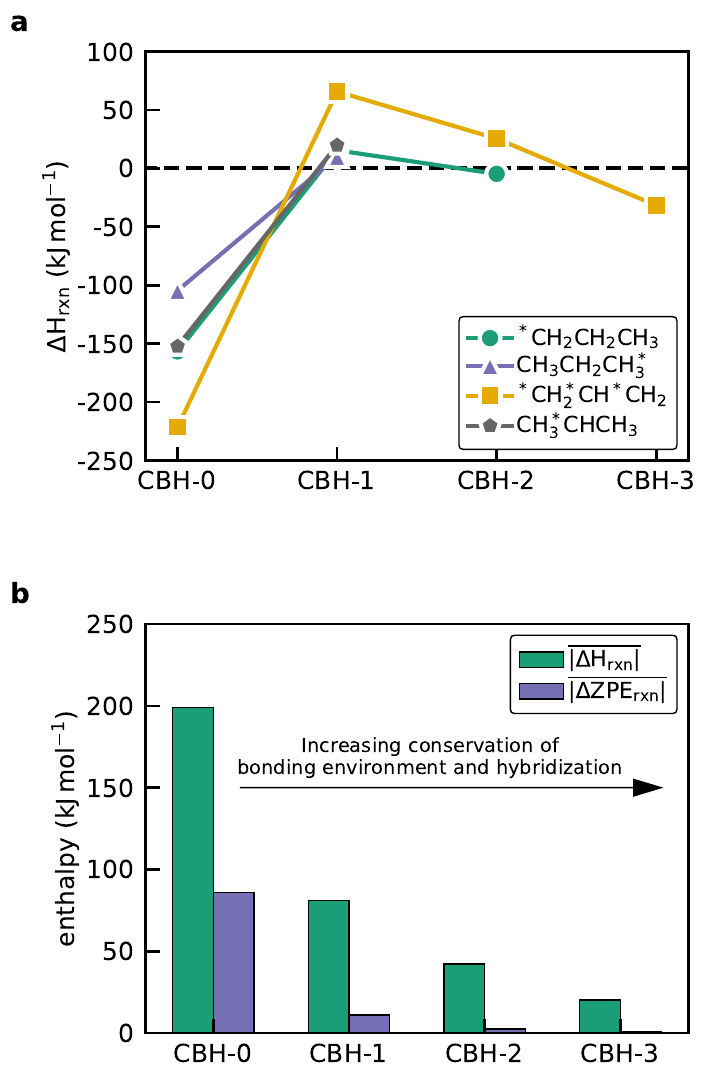

Source code (Python):
import numpy as np
import pandas as pd
import matplotlib.pyplot as plt
import matplotlib.gridspec as gridspec
import matplotlib.patches as mpatches

plt.rcParams['figure.figsize'] = (7, 13)
plt.rcParams['axes.linewidth'] = 2
plt.rc('xtick', labelsize=18)
plt.rc('ytick', labelsize=18)
plt.rc('axes', labelsize=18)
plt.rc('legend', fontsize=16)
plt.rcParams['lines.markersize'] = 15
plt.rcParams['lines.markeredgewidth'] = 3
plt.rcParams['lines.linewidth'] = 3
plt.rcParams['xtick.direction'] = 'in'
plt.rcParams['ytick.direction'] = 'in'
plt.rcParams['xtick.major.size'] = 10
plt.rcParams['xtick.major.width'] = 2
plt.rcParams['ytick.major.size'] = 10
plt.rcParams['ytick.major.width'] = 2
plt.rcParams['legend.edgecolor'] = 'k'
plt.rcParams['axes.unicode_minus'] = False
plt.rcParams["legend.framealpha"] = 1
plt.rcParams['xtick.major.pad'] = 8
plt.rcParams['ytick.major.pad'] = 8
plt.rcParams['legend.handletextpad'] = 0.2
plt.rcParams['legend.columnspacing'] = 0.1
plt.rcParams['legend.labelspacing'] = 0.1
plt.rcParams['legend.title_fontsize'] = 14
plt.rcParams['axes.formatter.limits'] = (-3, 6)

ch2ch2ch3=np.array([[-156.6,15.5,-4.7],[0,1,2]])
ch3ch2ch3=np.array([[-104.6,10.1],[0,1]])
ch3chch3=np.array([[-152.2,19.9],[0,1]])
ch2chch2=np.array([[-221.4,65.8,25.5,-31.6],[0,1,2,3]])

colormap = plt.cm.Dark2
colors = [colormap(i) for i in np.linspace(0, 1, 4)]

gs = gridspec.GridSpec(nrows=2, ncols=1)
gs.update(wspace=0.4, hspace=0.4)

ax0 = plt.subplot(gs[0, 0])
ax1 = plt.subplot(gs[1, 0])

ax0.plot((-0.5,3.5), (0,0), linestyle='dashed',color='k')
ax0.plot(ch2ch2ch3[1],ch2ch2ch3[0], linestyle='solid',color=colors[0], marker='o', markeredgecolor='w', label='$\mathrm{^*CH_2CH_2CH_3}$')
ax0.plot(ch3ch2ch3[1],ch3ch2ch3[0], linestyle='solid',color=colors[1], marker='^', markeredgecolor='w', label='$\mathrm{CH_3CH_2CH_3^*}$')
ax0.plot(ch2chch2[1],ch2chch2[0], linestyle='solid',color=colors[2], marker='s', markeredgecolor='w', label='$\mathrm{^*CH_2^*CH^*CH_2}$')
ax0.plot(ch3chch3[1],ch3chch3[0], linestyle='solid',color=colors[3], marker='p', markeredgecolor='w', label='$\mathrm{CH_3^*CHCH_3}$')



ax0.set_xticks([0, 1, 2, 3])
ax0.set_xlim([-0.2, 3.2])
ax0.set_ylim([-250, 100])
ax0.set_ylabel('$\mathrm{\Delta H_{rxn}\ (kJ\,mol^{-1}) }$')
ax0.set_xticklabels(['$\mathrm{CBH\u2010 0}$', '$\mathrm{CBH\u2010 1}$', '$\mathrm{CBH\u2010 2}$','$\mathrm{CBH\u2010 3}$' ])
ax0.legend()


abs_average_hrxn=[199.00175978180815,79.500474088207,35.59331649940114,20.194310495069754]
abs_average_zpe_hrxn=[85.98553393442624,11.543525703124986,2.5521838709677445,0.9970116666666641]
cbh_rung=np.array([0,1,2,3])

ax1.bar(cbh_rung-0.15,abs_average_hrxn, width=0.3,color=colors[0], edgecolor='k', label='$\mathrm{\overline{|\Delta H_{rxn}|}}$')
ax1.bar(cbh_rung+0.15,abs_average_zpe_hrxn, width=0.3,color=colors[1], edgecolor='k', label='$\mathrm{\overline{|\Delta ZPE_{rxn}|}}$')

ax1.set_xlim([-0.5,3.5])
ax1.set_ylim([0,250])
ax1.set_ylabel('$\mathrm{energy\ (kJ\,mol^{-1})}$') 
ax1.set_xticks([0,1,2,3])
ax1.set_xticklabels(['$\mathrm{CBH\u2010 0}$','$\mathrm{CBH\u2010 1}$','$\mathrm{CBH\u2010 2}$', '$\mathrm{CBH\u2010 3}$'])
ax1.legend()
ax1.arrow(0.2,140,3.1,0, length_includes_head=True, head_length=0.2, head_width=10, color='k')
ax1.text(1.6,145,'$\mathrm{Increasing\ conservation\ of}$\n$\mathrm{bonding\ environment\ and\ hybridization}$',va='bottom',ha='center',size=14,color='k')

import string 
ax0.text(-0.25, 1.05, string.ascii_lowercase[0], transform=ax0.transAxes, size=20, weight='bold')
ax1.text(-0.25, 1.05, string.ascii_lowercase[1], transform=ax1.transAxes, size=20, weight='bold')

plt.savefig('cbh-hrxn.pdf',bbox_inches='tight',transparent=False)